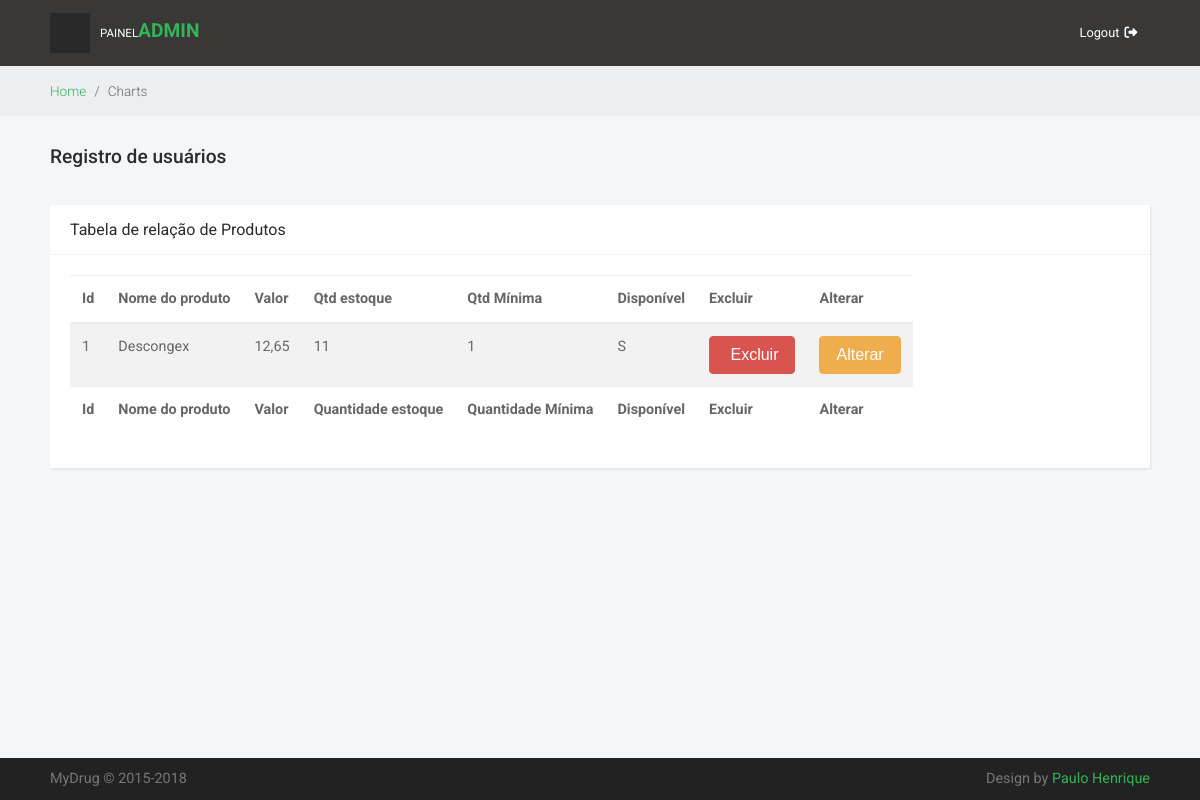
Page /Admin/consultaProduto.php (signed in) on the earlier database version.
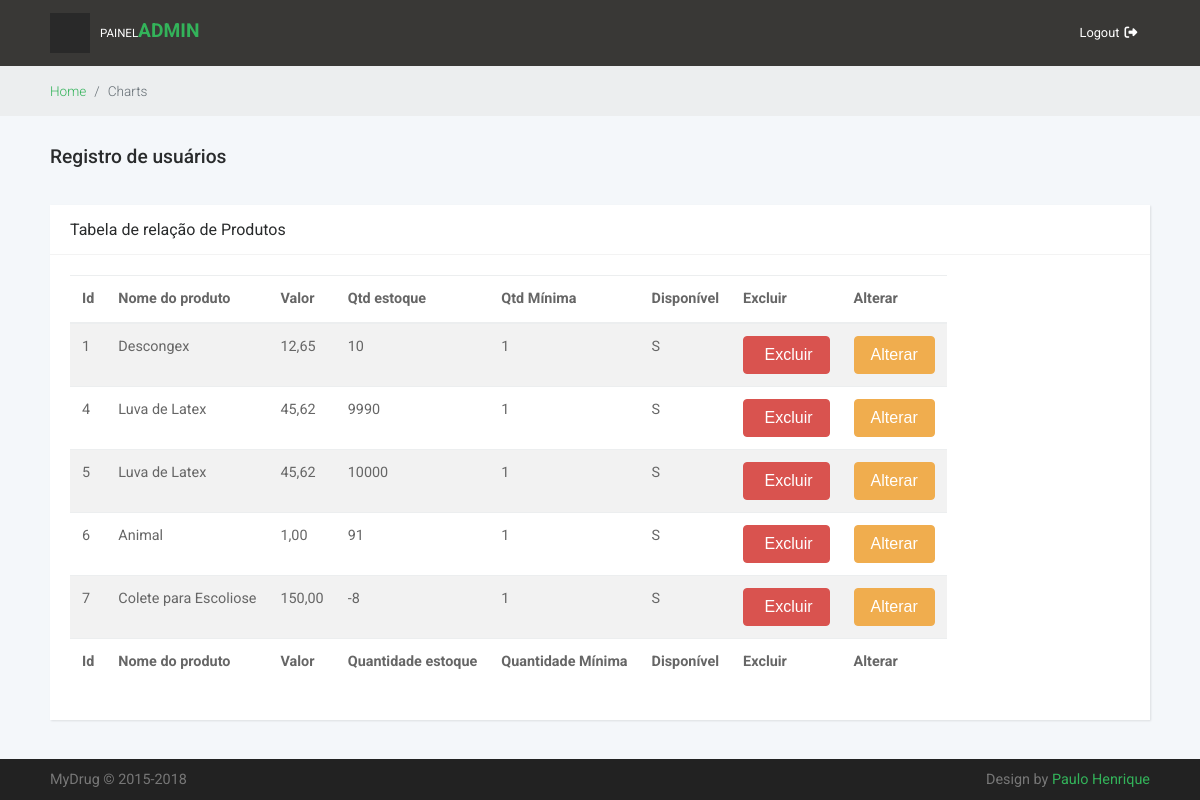
Same page on the later database version.
### tables this page shows
CREATE TABLE `produtos` (
  `id_produto` int(11) NOT NULL,
  `id_categoria` int(10) NOT NULL,
  `id_empresa` int(11) NOT NULL,
  `nome` varchar(255) NOT NULL,
  `valor` varchar(50) NOT NULL,
  `foto_principal` varchar(255) NOT NULL,
  `quantidade` int(15) NOT NULL,
  `quantidade_minima` int(15) NOT NULL,
  `descricao` text NOT NULL,
  `data_cadastro` datetime DEFAULT NULL,
  `disponivel` enum('S','N') DEFAULT 'N'
);

### Admin/consultaProduto.php (the view, shortened to what this page needs)
<?php include("inicio.php"); include ("../conexao.php");
?>
      <div class="breadcrumb-holder">
        <div class="container-fluid">
          <ul class="breadcrumb">
            <li class="breadcrumb-item"><a href="index.php">Home</a></li>
            <li class="breadcrumb-item active">Charts</li>
          </ul>
        </div>
      </div>
      <section class="charts">
        <div class="container-fluid">
          <header>
            <h1 class="h3">Registro de usuários</h1>
          </header>
          <div class="row">
            <div class="col-lg-12">
              <div class="card">
                <div class="card-header d-flex align-items-center">
                  <h2 class="h5 display">Tabela de relação de Produtos</h2>
                </div>
                <div class="card-block">
                  <table class="table table-responsive table-striped table-hover" id="example" class="display" cellspacing="0" width="100%">
                    <thead>
                      <tr>
                        <th>Id</th>
                        <th>Nome do produto</th>
                        <th>Valor</th>
                        <th>Qtd estoque</th>
                        <th>Qtd Mínima</th>
                        <th>Disponível</th>
                        <th>Excluir</th>
                        <th>Alterar</th>
                      </tr>
                    </thead>
                      <tfoot>
                        <tr>
                        <th>Id</th>
                        <th>Nome do produto</th>
                        <th>Valor</th>
                        <th>Quantidade estoque</th>
                        <th>Quantidade Mínima</th>
                        <th>Disponível</th>
                        <th>Excluir</th>
                        <th>Alterar</th>
                      </tr>
                      </tfoot>
				<tbody>
					<?php
						$sql = "select * from produtos where disponivel='S' order by id_produto ";
						$resultado = $conexao->query($sql);
						while($linha = $resultado->fetch_object())
						{
							echo "<tr>
									<td>$linha->id_produto</td>
									<td>$linha->nome</td>
									<td>$linha->valor</td>
									<td>$linha->quantidade</td>
									<td>$linha->quantidade_minima</td>
									<td>$linha->disponivel</td>
									<td><button type=\"button\"  class=\"btn btn-danger btn_excluir\" id=\"$linha->id_produto\"><span class=\"glyphicon glyphicon-remove\"></span> Excluir</button></td>
									<td><a href=\"alterarProduto.php?id=$linha->id_produto\"><button type='button' class='btn btn-warning'>Alterar</button></a></td>
								  </tr>";
						}
					?>
                      </tbody>
                  </table>
                </div>
              </div>
            </div>
          </div>
        </div>
      </section>
	<?php include("fim.php"); ?>

### Admin/inicio.php (shortened to what this page needs)
<?php
		if(!isset($_SESSION["Logado"]))
		{
			header("Location:login.php");
		}
		else{
?>
<!DOCTYPE html>
<html>
  <head>
    <link rel="stylesheet" href="css/bootstrap.min.css">
    <link rel="stylesheet" href="css/style.default.css" id="theme-stylesheet">
    <link rel="stylesheet" href="css/grasp_mobile_progress_circle-1.0.0.min.css">
    <link rel="stylesheet" href="css/custom.css">
    <link rel="stylesheet" href="https://file.myfontastic.com/da58YPMQ7U5HY8Rb6UxkNf/icons.css">
  </head>
  <body>
          <div class="page home-page">
      <header class="header">
        <nav class="navbar">
          <div class="container-fluid">
            <div class="navbar-holder d-flex align-items-center justify-content-between">
              <div class="navbar-header"><a id="toggle-btn" href="#" class="menu-btn"><i class="icon-bars"> </i></a><a href="index.php" class="navbar-brand">
                  <div class="brand-text hidden-sm-down"><span>Painel </span><strong class="text-primary">Admin</strong></div></a></div>
              <ul class="nav-menu list-unstyled d-flex flex-md-row align-items-md-center">
                <li class="nav-item"><a href="../logout.php" class="nav-link logout">Logout<i class="fa fa-sign-out"></i></a></li>
              </ul>
            </div>
          </div>
        </nav>
      </header>
              <?php }?>

### Admin/fim.php (shortened to what this page needs)
      <footer class="main-footer">
        <div class="container-fluid">
          <div class="row">
            <div class="col-sm-6">
              <p>MyDrug &copy; 2015-2018</p>
            </div>
            <div class="col-sm-6 text-right">
              <p>Design by <a href="https://caccto.com.br" class="external">Paulo Henrique</a></p>
            </div>
          </div>
        </div>
      </footer>
    </div>
</body>
</html>

### Admin/css/style.default.css (style rules this page uses)
a { display: inline-block; text-decoration: none; color: #fff; transition: all 0.3s; }
ul { padding: 0; margin: 0; }
body { overflow-x: hidden; }
i { display: inline-block; }
span { display: inline-block; }
span { font-size: 0.9em; }
p { color: #888; }
table { font-size: 0.9em; color: #666; }
.page { position: absolute; top: 0; right: 0; transition: width 0.3s linear; width: calc(100% - 200px); background-color: #F4F7FA; min-height: 100vh; padding-bottom: 50px; }
h2 { color: #555; font-weight: 400; }
.breadcrumb-holder { background: #eceeef; }
.breadcrumb-holder .breadcrumb { padding: 15px 0; font-size: 0.85em; font-weight: 300; color: #999; margin-bottom: 0; }
.card { height: 100%; border: none; background: #fff; box-shadow: 1px 1px 2px rgba(0, 0, 0, 0.1); border-radius: 0; }
.card-header { height: 50px; background-color: #fff; border-bottom-color: #f3f3f3; border-top: none; }
.card-header h2, .card-header h3 { margin-bottom: 0; }
.display { font-weight: 400 !important; }
button { cursor: pointer; }
@media (min-width: 992px) { .container-fluid { padding: 0 50px; } }
nav.navbar { background: #393836; padding: .8rem 0; }
nav.navbar .container-fluid { width: 100%; }
nav.navbar a { font-size: 0.8em; color: #fff; position: relative; }
nav.navbar a.logout i { margin-left: 5px; }
nav.navbar a.navbar-brand { margin-left: 10px; }
nav.navbar .brand-text { text-transform: uppercase; }
nav.navbar .brand-text strong { font-size: 1.5em; }
nav.navbar a.menu-btn { width: 40px; height: 40px; line-height: 40px; background: #292929; color: #fff; text-align: center; padding: 0 !important; }
@media (max-width: 1200px) { .page { width: 100%; } }
footer.main-footer { position: absolute; width: 100%; bottom: 0; background: #222; padding: 10px 0; }
footer.main-footer p { font-size: 0.7em; color: #777; margin: 0; }
@media (min-width: 992px) { footer.main-footer p { font-size: 0.9em; } }
section.charts div[class*="col-"] { margin-bottom: 30px; }
section.charts header { padding: 30px 0; }
@media (min-width: 992px) { section.charts h2 { font-size: 1rem; } }
.navbar { padding: 0.5rem 1rem; }
.navbar-brand { display: inline-block; padding-top: .25rem; padding-bottom: .25rem; margin-right: 1rem; font-size: 1.25rem; }
.btn { font-weight: normal; line-height: 1.25; border: 1px solid transparent; padding: 0.5rem 1rem; font-size: 1rem; border-radius: 0.25rem; transition: all 0.2s ease-in-out; }
.btn-warning { color: #fff; background-color: #f0ad4e; border-color: #f0ad4e; }
.btn-danger { color: #fff; background-color: #d9534f; border-color: #d9534f; }
body { font-family: "Roboto", sans-serif; font-size: 1rem; font-weight: normal; line-height: 1.5; color: #292b2c; background-color: #fff; }
a { color: #33b35a; text-decoration: none; }
h1, h2, h3, h4, h5, h6, .h1, .h2, .h3, .h4, .h5, .h6 { margin-bottom: 0.5rem; font-family: "Roboto", sans-serif; font-weight: 500; line-height: 1.1; color: inherit; }
h1, .h1 { font-size: 1.5rem; }
h2, .h2 { font-size: 1.3rem; }
h3, .h3 { font-size: 1.2rem; }
h5, .h5 { font-size: 0.9rem; }
.text-primary { color: #33b35a !important; }

Differences in the rows shown:
changed produtos "Descongex": quantidade "11" → "10"
added produtos: id_produto "4", nome "Luva de Latex", valor "45,62", quantidade "9990", quantidade_minima "1", disponivel "S"
added produtos: id_produto "5", nome "Luva de Latex", valor "45,62", quantidade "10000", quantidade_minima "1", disponivel "S"
added produtos: id_produto "6", nome "Animal", valor "1,00", quantidade "91", quantidade_minima "1", disponivel "S"
added produtos: id_produto "7", nome "Colete para Escoliose", valor "150,00", quantidade "-8", quantidade_minima "1", disponivel "S"
